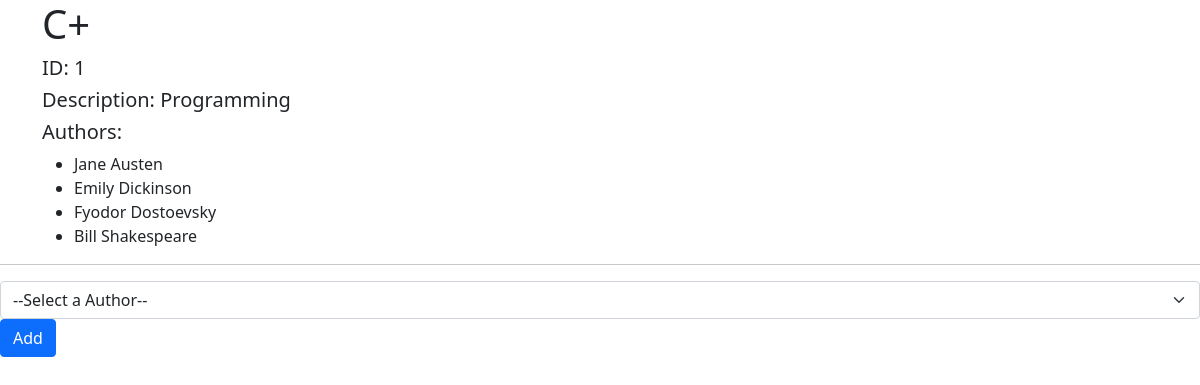
The page /book_info/1 on the database its author committed.
### books_author_app/models.py (models this page shows, shortened)
class Book(models.Model):
    title = models.CharField(max_length=255)
    desc = models.TextField()
    created_at = models.DateTimeField(auto_now_add=True)
    updated_at = models.DateTimeField(auto_now=True)

class Author(models.Model):
    first_name = models.CharField(max_length=45)
    last_name = models.CharField(max_length=45)
    books = models.ManyToManyField(Book, related_name="authors")
    notes = models.TextField(null=True)
    created_at = models.DateTimeField(auto_now_add=True)
    updated_at = models.DateTimeField(auto_now=True)

### books_author_app/views.py (the view)
# urls.py: path('book_info/<int:book_id>', views.book_info),
def book_info(request, book_id):
    print('*'*40)
    print("Book info page")
    context = {
        'books' : Book.objects.get(id = book_id),
        'authors' : Book.objects.get(id = book_id).authors.all(),
        'all_authors' : Author.objects.all(),
    }
    return render(request, "book_info.html", context)

### books_author_app/templates/book_info.html (shortened to what this page needs)
<!DOCTYPE html>
<html lang="en">
<head>
    {% load static %}
    <link rel="stylesheet" href="{% static 'css/bootstrap.min.css' %}">
</head>
<body>
    <div class="container">
        <h1>{{books.title}}</h5>
        <h5>ID: {{books.id}}</h5>
        <h5>Description: {{books.desc}}</h5>
        <h5>Authors: </h5>
        <ul>
            {% for author in authors %}
            <li>{{author.first_name}} {{author.last_name}}</li>
            {% endfor %}
        </ul>
    </div>
    <hr>
    <form action="{{books.id}}/append_authors" method="POST">
        <div class="mb-3">
            <select class="form-select" name="select_author">
                <option selected value>--Select a Author--</option>
            </select>
            <button type="submit" class="btn btn-primary">Add</button>
        </div>
    </form>
</body>
</html>

### rows shown on the page
Book: id "1", desc "Programming"
Author: first_name "Jane", last_name "Austen"
Author: first_name "Emily", last_name "Dickinson"
Author: first_name "Fyodor", last_name "Dostoevsky"
Author: first_name "Bill", last_name "Shakespeare"
